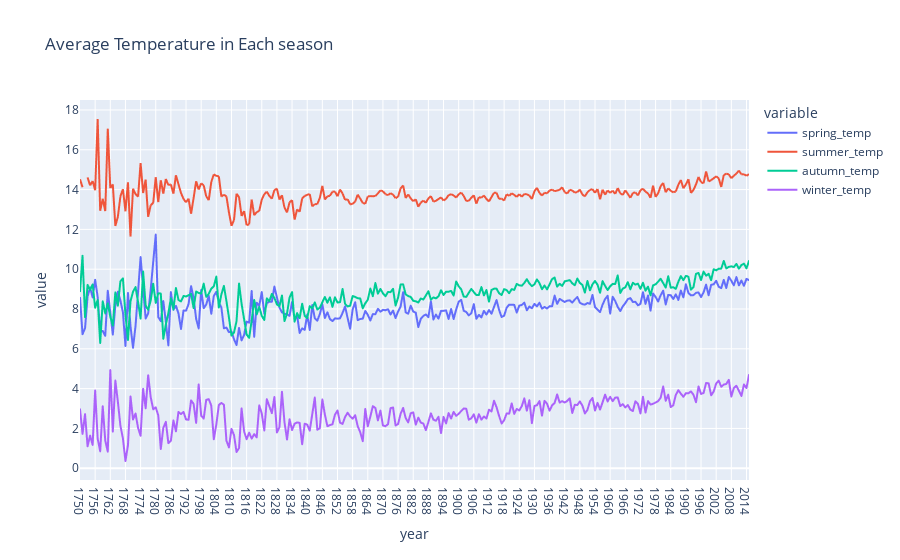

Source (notebook cell):
### Code cell
fig=px.line(season,
            x="year",
            y=['spring_temp', 
               'summer_temp', 
               'autumn_temp', 
               'winter_temp'],
            title="Average Temperature in Each season")
fig.show()

### Figure 1 — Plotly figure (JSON) as saved in the notebook; plotly's stock layout.template omitted (floating-point values rounded to 4 significant figures; data arrays with more than 128 entries replaced by an {"elided": "..."} marker saying what was removed)
{"data": [{"hovertemplate": "variable=spring_temp<br>year=%{x}<br>value=%{y}<extra></extra>", "legendgroup": "spring_temp", "line": {"color": "#636efa", "dash": "solid"}, "mode": "lines", "name": "spring_temp", "showlegend": true, "type": "scattergl", "x": {"elided": "266 str values"}, "xaxis": "x", "y": {"elided": "266 float values"}, "yaxis": "y"}, {"hovertemplate": "variable=summer_temp<br>year=%{x}<br>value=%{y}<extra></extra>", "legendgroup": "summer_temp", "line": {"color": "#EF553B", "dash": "solid"}, "mode": "lines", "name": "summer_temp", "showlegend": true, "type": "scattergl", "x": {"elided": "266 str values"}, "xaxis": "x", "y": {"elided": "266 float values"}, "yaxis": "y"}, {"hovertemplate": "variable=autumn_temp<br>year=%{x}<br>value=%{y}<extra></extra>", "legendgroup": "autumn_temp", "line": {"color": "#00cc96", "dash": "solid"}, "mode": "lines", "name": "autumn_temp", "showlegend": true, "type": "scattergl", "x": {"elided": "266 str values"}, "xaxis": "x", "y": {"elided": "266 float values"}, "yaxis": "y"}, {"hovertemplate": "variable=winter_temp<br>year=%{x}<br>value=%{y}<extra></extra>", "legendgroup": "winter_temp", "line": {"color": "#ab63fa", "dash": "solid"}, "mode": "lines", "name": "winter_temp", "showlegend": true, "type": "scattergl", "x": {"elided": "266 str values"}, "xaxis": "x", "y": {"elided": "266 float values"}, "yaxis": "y"}], "layout": {"legend": {"title": {"text": "variable"}, "tracegroupgap": 0}, "title": {"text": "Average Temperature in Each season"}, "xaxis": {"anchor": "y", "domain": [0, 1], "title": {"text": "year"}}, "yaxis": {"anchor": "x", "domain": [0, 1], "title": {"text": "value"}}}}
